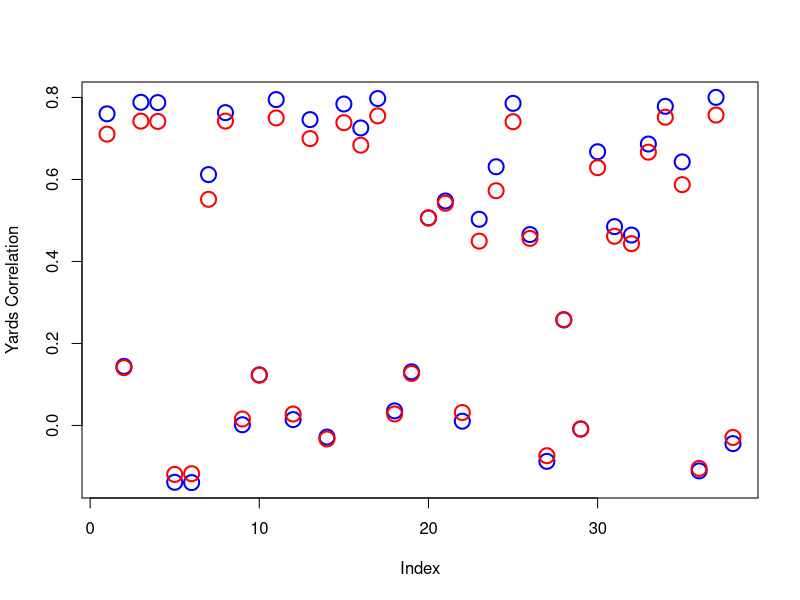

Write the R code that produced this figure. (Note: this script raises an error after producing the figure.)
## ---- chunk 1
knitr::opts_chunk$set(echo = TRUE)
## ---- chunk 2
library(readr)
library(tidyverse)
pff_passing_summary_2012 <- read_csv("pff_passing_summary_2012.csv", show_col_types = FALSE)
pff_passing_summary_2013 <- read_csv("pff_passing_summary_2013.csv", show_col_types = FALSE)
pff_passing_summary_2014 <- read_csv("pff_passing_summary_2014.csv", show_col_types = FALSE)
pff_passing_summary_2015 <- read_csv("pff_passing_summary_2015.csv", show_col_types = FALSE)
pff_passing_summary_2016 <- read_csv("pff_passing_summary_2016.csv", show_col_types = FALSE)
pff_passing_summary_2017 <- read_csv("pff_passing_summary_2017.csv", show_col_types = FALSE)
pff_passing_summary_2018 <- read_csv("pff_passing_summary_2018.csv", show_col_types = FALSE)
pff_passing_summary_2019 <- read_csv("pff_passing_summary_2019.csv", show_col_types = FALSE)
pff_passing_summary_2020 <- read_csv("pff_passing_summary_2020.csv", show_col_types = FALSE)
pff_passing_summary_2021 <- read_csv("pff_passing_summary_2021.csv", show_col_types = FALSE)
pff_passing_summary_2022 <- read_csv("pff_passing_summary_2022.csv", show_col_types = FALSE)
## ---- chunk 3
  # Assigning the tables to smaller names
pass_12 <- pff_passing_summary_2012
pass_13 <- pff_passing_summary_2013
pass_14 <- pff_passing_summary_2014
pass_15 <- pff_passing_summary_2015
pass_16 <- pff_passing_summary_2016
pass_17 <- pff_passing_summary_2017
pass_18 <- pff_passing_summary_2018
pass_19 <- pff_passing_summary_2019
pass_20 <- pff_passing_summary_2020
pass_21 <- pff_passing_summary_2021
pass_22 <- pff_passing_summary_2022
  # Merging the 'prior' season to the 'current' season
pass_12_13 <- merge(pass_12, pass_13, by='player', all=TRUE, suffixes=c('.x','.y'))
pass_13_14 <- merge(pass_13, pass_14, by='player', all=TRUE, suffixes=c('.x','.y'))
pass_14_15 <- merge(pass_14, pass_15, by='player', all=TRUE, suffixes=c('.x','.y'))
pass_15_16 <- merge(pass_15, pass_16, by='player', all=TRUE, suffixes=c('.x','.y'))
pass_16_17 <- merge(pass_16, pass_17, by='player', all=TRUE, suffixes=c('.x','.y'))
pass_17_18 <- merge(pass_17, pass_18, by='player', all=TRUE, suffixes=c('.x','.y'))
pass_18_19 <- merge(pass_18, pass_19, by='player', all=TRUE, suffixes=c('.x','.y'))
pass_19_20 <- merge(pass_19, pass_20, by='player', all=TRUE, suffixes=c('.x','.y'))
pass_20_21 <- merge(pass_20, pass_21, by='player', all=TRUE, suffixes=c('.x','.y'))
pass_21_22 <- merge(pass_21, pass_22, by='player', all=TRUE, suffixes=c('.x','.y'))
  # Joining all of the merged tables into on table for ease of analysis
passing_12_22 <- rbind(pass_12_13, pass_13_14, pass_14_15, pass_15_16, pass_16_17, pass_17_18, pass_19_20, pass_20_21, pass_21_22)
passing_12_22
  # Showing the index for each column
column.passing <- names(passing_12_22)
numbers <- 1:83
index.passing <- data.frame(numbers, column.passing)
index.passing
## ---- chunk 4
yards.cor <- c()
tds.cor <- c()
yards.y <- passing_12_22$yards.y
tds.y <- passing_12_22$touchdowns.y

for (i in seq(5,42,1)) {
  jj <- cor(yards.y, passing_12_22[i], use="complete.obs")
  yards.cor <- c(yards.cor, jj)
}
for (i in seq(5,42,1)) {
  jj <- cor(tds.y, passing_12_22[i], use="complete.obs")
  tds.cor <- c(tds.cor, jj)
}

plot(yards.cor, xlab="Index", ylab="Yards Correlation", col="blue", cex=2, lwd=2)
points(tds.cor, col="red", cex=2, lwd=2)

yards.cor.60 <- colnames(passing_12_22[which(yards.cor>=.6)+4])
yards.cor.60
## ---- chunk 5

attempts <- passing_12_22$attempts.x
attempts.90th <- quantile(attempts, c(0.9), na.rm=TRUE)
attempts.90th

yards <- passing_12_22$yards.y
yards.90th <- quantile(yards, 0.9, na.rm=TRUE)
yards.90th

PAB <- sum((attempts >= attempts.90th), na.rm=TRUE & yards >= yards.90th, na.rm=TRUE) / 1225
print('PAB')
PAB
PB <- 0.9
conditional.attempts.yards <- PAB / PB
conditional.attempts.yards
## ---- chunk 6
mean(passing_12_22$yards.y[attempts >= 200], na.rm=TRUE)
mean(passing_12_22$yards.y[attempts >= 300], na.rm=TRUE)
mean(passing_12_22$yards.y[attempts >= 400], na.rm=TRUE)
mean(passing_12_22$yards.y[attempts >= 500], na.rm=TRUE)
mean(passing_12_22$yards.y[attempts >= 600], na.rm=TRUE) 

median(passing_12_22$yards.x[passing_12_22$position.x == "QB"], na.rm=TRUE)
median(passing_12_22$yards.x[passing_12_22$position.x != "QB"], na.rm=TRUE)
## ---- chunk 7
zscores <- c(2.5, 2, 1.5, 1, .5, 0, -.5, -1, -1.5, -2, -2.5)
zpercentiles <- c(.9938, .9772, .9332, .8413, .6915, .5, .3085, .1587, .0668, .0228, .0062)

z.score <- data.frame(zscores, zpercentiles)
z.score
## ---- chunk 8
yards.y <- passing_12_22$yards.y
variables.pass <- passing_12_22[5:42]
average.10th <- data.frame(tier.10th=numeric())
  
for (i in variables.pass) {
  averages <- mean(yards.y[i >= quantile(i, zpercentiles[11], na.rm=TRUE) & i <= quantile(i, zpercentiles[10], na.rm=TRUE)], na.rm=TRUE)
  average.10th[nrow(average.10th)+1,] <- averages
  }
average.10th
## ---- chunk 9
yards.y <- passing_12_22$yards.y
variables.pass <- passing_12_22[5:42]
average.9th <- data.frame(tier.9th=numeric())
  
for (i in variables.pass) {
  averages <- mean(yards.y[i >= quantile(i, zpercentiles[10], na.rm=TRUE) & i <= quantile(i, zpercentiles[9], na.rm=TRUE)], na.rm=TRUE)
  average.9th[nrow(average.9th)+1,] <- averages
  }
average.9th
## ---- chunk 10
yards.y <- passing_12_22$yards.y
variables.pass <- passing_12_22[5:42]
average.8th <- data.frame(tier.8th=numeric())
  
for (i in variables.pass) {
  averages <- mean(yards.y[i >= quantile(i, zpercentiles[9], na.rm=TRUE) & i <= quantile(i, zpercentiles[8], na.rm=TRUE)], na.rm=TRUE)
  average.8th[nrow(average.8th)+1,] <- averages
  }
average.8th
## ---- chunk 11
yards.y <- passing_12_22$yards.y
variables.pass <- passing_12_22[5:42]
average.7th <- data.frame(tier.7th=numeric())
  
for (i in variables.pass) {
  averages <- mean(yards.y[i >= quantile(i, zpercentiles[8], na.rm=TRUE) & i <= quantile(i, zpercentiles[7], na.rm=TRUE)], na.rm=TRUE)
  average.7th[nrow(average.7th)+1,] <- averages
  }
average.7th
## ---- chunk 12
yards.y <- passing_12_22$yards.y
variables.pass <- passing_12_22[5:42]
average.6th <- data.frame(tier.6th=numeric())
  
for (i in variables.pass) {
  averages <- mean(yards.y[i >= quantile(i, zpercentiles[7], na.rm=TRUE) & i <= quantile(i, zpercentiles[6], na.rm=TRUE)], na.rm=TRUE)
  average.6th[nrow(average.6th)+1,] <- averages
  }
average.6th
## ---- chunk 13
yards.y <- passing_12_22$yards.y
variables.pass <- passing_12_22[5:42]
average.5th <- data.frame(tier.5th=numeric())
  
for (i in variables.pass) {
  averages <- mean(yards.y[i >= quantile(i, zpercentiles[6], na.rm=TRUE) & i <= quantile(i, zpercentiles[5], na.rm=TRUE)], na.rm=TRUE)
  average.5th[nrow(average.5th)+1,] <- averages
  }
average.5th
## ---- chunk 14
yards.y <- passing_12_22$yards.y
variables.pass <- passing_12_22[5:42]
average.4th <- data.frame(tier.4th=numeric())
  
for (i in variables.pass) {
  averages <- mean(yards.y[i >= quantile(i, zpercentiles[5], na.rm=TRUE) & i <= quantile(i, zpercentiles[4], na.rm=TRUE)], na.rm=TRUE)
  average.4th[nrow(average.4th)+1,] <- averages
  }
average.4th
## ---- chunk 15
yards.y <- passing_12_22$yards.y
variables.pass <- passing_12_22[5:42]
average.3rd <- data.frame(tier.3rd=numeric())
  
for (i in variables.pass) {
  averages <- mean(yards.y[i >= quantile(i, zpercentiles[4], na.rm=TRUE) & i <= quantile(i, zpercentiles[3], na.rm=TRUE)], na.rm=TRUE)
  average.3rd[nrow(average.3rd)+1,] <- averages
  }
average.3rd
## ---- chunk 16
yards.y <- passing_12_22$yards.y
variables.pass <- passing_12_22[5:42]
average.2nd <- data.frame(tier.2nd=numeric())
  
for (i in variables.pass) {
  averages <- mean(yards.y[i >= quantile(i, zpercentiles[3], na.rm=TRUE) & i <= quantile(i, zpercentiles[2], na.rm=TRUE)], na.rm=TRUE)
  average.2nd[nrow(average.2nd)+1,] <- averages
  }
average.2nd
## ---- chunk 17
yards.y <- passing_12_22$yards.y
variables.pass <- passing_12_22[5:42]
average.1st <- data.frame(tier.1st=numeric())
  
for (i in variables.pass) {
  averages <- mean(yards.y[i >= quantile(i, zpercentiles[2], na.rm=TRUE) & i <= quantile(i, zpercentiles[1], na.rm=TRUE)], na.rm=TRUE)
  average.1st[nrow(average.1st)+1,] <- averages
  }
average.1st
## ---- chunk 18
variables.pass.df <- data.frame( column=column.passing[5:42])
average.if <- cbind(variables.pass.df, average.10th, average.9th, average.8th, average.7th, average.6th, average.5th, average.4th, average.3rd, average.2nd, average.1st)
average.if

average.if.wider <- pivot_wider(average.if, names_from=1, values_from=2:11)
average.if.wider
## ---- chunk 19
ggplot(average.if) +
  geom_point(aes(column, tier.1st, colour="blue")) +
  geom_point(aes(column, tier.2nd, colour="lightblue"))
## ---- chunk 20
plot.default(average.1st, ylab="Yards", col="red", cex=2.5, lwd=3)
points(average.3rd, col="darkorange", cex=2, lwd=3)
points(average.5th, col="darkgreen", cex=1.5, lwd=3)
points(average.7th, col="blue", cex=1, lwd=3)
points(average.10th, col="black", cex=.75, lwd=3)
## ---- chunk 21
pass_21

vector.game.count <- c()

if (pass_21[1, 5] >= quantile(pass_21[,5], zpercentiles[1], na.rm=TRUE) & pass_21[1,5] <= quantile(pass_21[,5], zpercentiles[2], na.rm=TRUE)) {
  vector.game.count <- c(vector.game.count, average.if[1,11])
  print(vector.game.count)
  }
if (pass_21[1,5] >= quantile(pass_21[,5], zpercentiles[2], na.rm=TRUE) & pass_21[1,5] <= quantile(pass_21[,5], zpercentiles[3], na.rm=TRUE)) {
  vector.game.count5 <- c(vector.game.count, average.if[1,10])
  print(vector.game.count)        
}
if (pass_21[1,5] >= quantile(pass_21[,5], zpercentiles[3], na.rm=TRUE) & pass_21[1,5] <= quantile(pass_21[,5], zpercentiles[4], na.rm=TRUE)) {
  vector.game.count <- c(vector.game.count, average.if[1,9])
  print(vector.game.count)        
}
if (pass_21[1,5] >= quantile(pass_21[,5], zpercentiles[4], na.rm=TRUE) & pass_21[1,5] <= quantile(pass_21[,5], zpercentiles[5], na.rm=TRUE)) {
  vector.game.count <- c(vector.game.count, average.if[1,8])
  print(vector.game.count)        
}

# Use this pattern to make enough if statements to cover the average.if conditions and the zpercentiles benchmarks. Then, make it into a loop than goes through all of the players of pass_21.
## ---- chunk 22
passing_12_22.sub <- na.omit(passing_12_22)
game.count.na <- passing_12_22.sub$player_game_count.x
yards.y.na <- passing_12_22.sub$yards.y

model.game.count <- lm(yards.y.na ~ poly(game.count.na, 3, raw=TRUE))

#summary(model.game.count)
coef(model.game.count)

#confint(model.game.count, level=.96)

#plot(fitted(model.game.count), residuals(model.game.count))

yards.n.cor <- c()
for (i in seq(5,42,1)) {
  jj <- cov(yards.y.na, passing_12_22.sub[i])
  yards.n.cor <- c(yards.n.cor, jj)
}
yards.n.cor
yards.n.cor.50th <- colnames(passing_12_22.sub[which(yards.n.cor>=5600)+4])
yards.n.cor.50th

ggplot(passing_12_22.sub, aes(player_game_count.x, yards.y)) +
  geom_point() + stat_smooth(method=lm, formula=y~poly(x,3,raw=TRUE))

## ---- chunk 23
addition <- function(x) {
  new.vector <- c()
  new.vector2 <- c()
  samples <- c(1, 2, 3)
  for (i in samples) {
    value <- i + x
    new.vector2 <- append(new.vector, value)
    print(new.vector2)
    }
    
}
addition(2)
#new.vector2
#dumb <- addition(2)
#dumb
## ---- chunk 24
abc=function(x,y) {
    if(y>=11)
        stop("Nope!")
    value <-  NA
    for (i in 1:10) {
        a=2+i
        b=3
        value[i]=(x+a)*(b*y)
    }
    df=data.frame(ID=(1:10),Value=(value)) 
    print(df)
}
abc(3,5) 
